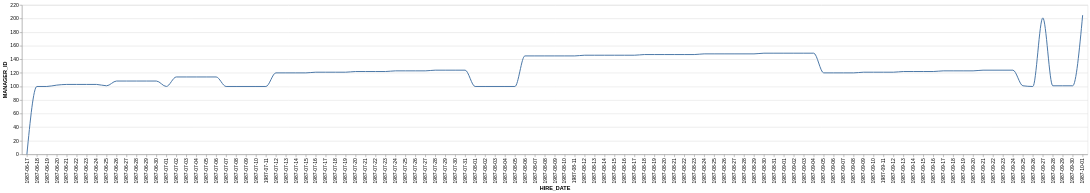

Specify this chart in Vega-Lite:
### Vega-Lite specification from a JSON file in a GitHub repository (floating-point values rounded to 4 significant figures)
{"data": {"values": [{"x_data": "1987-06-17", "y_data": 0}, {"x_data": "1987-06-18", "y_data": 100}, {"x_data": "1987-06-19", "y_data": 100}, {"x_data": "1987-06-20", "y_data": 102}, {"x_data": "1987-06-21", "y_data": 103}, {"x_data": "1987-06-22", "y_data": 103}, {"x_data": "1987-06-23", "y_data": 103}, {"x_data": "1987-06-24", "y_data": 103}, {"x_data": "1987-06-25", "y_data": 101}, {"x_data": "1987-06-26", "y_data": 108}, {"x_data": "1987-06-27", "y_data": 108}, {"x_data": "1987-06-28", "y_data": 108}, {"x_data": "1987-06-29", "y_data": 108}, {"x_data": "1987-06-30", "y_data": 108}, {"x_data": "1987-07-01", "y_data": 100}, {"x_data": "1987-07-02", "y_data": 114}, {"x_data": "1987-07-03", "y_data": 114}, {"x_data": "1987-07-04", "y_data": 114}, {"x_data": "1987-07-05", "y_data": 114}, {"x_data": "1987-07-06", "y_data": 114}, {"x_data": "1987-07-07", "y_data": 100}, {"x_data": "1987-07-08", "y_data": 100}, {"x_data": "1987-07-09", "y_data": 100}, {"x_data": "1987-07-10", "y_data": 100}, {"x_data": "1987-07-11", "y_data": 100}, {"x_data": "1987-07-12", "y_data": 120}, {"x_data": "1987-07-13", "y_data": 120}, {"x_data": "1987-07-14", "y_data": 120}, {"x_data": "1987-07-15", "y_data": 120}, {"x_data": "1987-07-16", "y_data": 121}, {"x_data": "1987-07-17", "y_data": 121}, {"x_data": "1987-07-18", "y_data": 121}, {"x_data": "1987-07-19", "y_data": 121}, {"x_data": "1987-07-20", "y_data": 122}, {"x_data": "1987-07-21", "y_data": 122}, {"x_data": "1987-07-22", "y_data": 122}, {"x_data": "1987-07-23", "y_data": 122}, {"x_data": "1987-07-24", "y_data": 123}, {"x_data": "1987-07-25", "y_data": 123}, {"x_data": "1987-07-26", "y_data": 123}, {"x_data": "1987-07-27", "y_data": 123}, {"x_data": "1987-07-28", "y_data": 124}, {"x_data": "1987-07-29", "y_data": 124}, {"x_data": "1987-07-30", "y_data": 124}, {"x_data": "1987-07-31", "y_data": 124}, {"x_data": "1987-08-01", "y_data": 100}, {"x_data": "1987-08-02", "y_data": 100}, {"x_data": "1987-08-03", "y_data": 100}, {"x_data": "1987-08-04", "y_data": 100}, {"x_data": "1987-08-05", "y_data": 100}, {"x_data": "1987-08-06", "y_data": 145}, {"x_data": "1987-08-07", "y_data": 145}, {"x_data": "1987-08-08", "y_data": 145}, {"x_data": "1987-08-09", "y_data": 145}, {"x_data": "1987-08-10", "y_data": 145}, {"x_data": "1987-08-11", "y_data": 145}, {"x_data": "1987-08-12", "y_data": 146}, {"x_data": "1987-08-13", "y_data": 146}, {"x_data": "1987-08-14", "y_data": 146}, {"x_data": "1987-08-15", "y_data": 146}, {"x_data": "1987-08-16", "y_data": 146}, {"x_data": "1987-08-17", "y_data": 146}, {"x_data": "1987-08-18", "y_data": 147}, {"x_data": "1987-08-19", "y_data": 147}, {"x_data": "1987-08-20", "y_data": 147}, {"x_data": "1987-08-21", "y_data": 147}, {"x_data": "1987-08-22", "y_data": 147}, {"x_data": "1987-08-23", "y_data": 147}, {"x_data": "1987-08-24", "y_data": 148}, {"x_data": "1987-08-25", "y_data": 148}, {"x_data": "1987-08-26", "y_data": 148}, {"x_data": "1987-08-27", "y_data": 148}, {"x_data": "1987-08-28", "y_data": 148}, {"x_data": "1987-08-29", "y_data": 148}, {"x_data": "1987-08-30", "y_data": 149}, {"x_data": "1987-08-31", "y_data": 149}, {"x_data": "1987-09-01", "y_data": 149}, {"x_data": "1987-09-02", "y_data": 149}, {"x_data": "1987-09-03", "y_data": 149}, {"x_data": "1987-09-04", "y_data": 149}, {"x_data": "1987-09-05", "y_data": 120}, {"x_data": "1987-09-06", "y_data": 120}, {"x_data": "1987-09-07", "y_data": 120}, {"x_data": "1987-09-08", "y_data": 120}, {"x_data": "1987-09-09", "y_data": 121}, {"x_data": "1987-09-10", "y_data": 121}, {"x_data": "1987-09-11", "y_data": 121}, {"x_data": "1987-09-12", "y_data": 121}, {"x_data": "1987-09-13", "y_data": 122}, {"x_data": "1987-09-14", "y_data": 122}, {"x_data": "1987-09-15", "y_data": 122}, {"x_data": "1987-09-16", "y_data": 122}, {"x_data": "1987-09-17", "y_data": 123}, {"x_data": "1987-09-18", "y_data": 123}, {"x_data": "1987-09-19", "y_data": 123}, {"x_data": "1987-09-20", "y_data": 123}, {"x_data": "1987-09-21", "y_data": 124}, {"x_data": "1987-09-22", "y_data": 124}, {"x_data": "1987-09-23", "y_data": 124}, {"x_data": "1987-09-24", "y_data": 124}, {"x_data": "1987-09-25", "y_data": 101}, {"x_data": "1987-09-26", "y_data": 100}, {"x_data": "1987-09-27", "y_data": 201}, {"x_data": "1987-09-28", "y_data": 101}, {"x_data": "1987-09-29", "y_data": 101}, {"x_data": "1987-09-30", "y_data": 101}, {"x_data": "1987-10-01", "y_data": 205}]}, "mark": {"type": "line", "interpolate": "monotone"}, "encoding": {"x": {"field": "x_data", "type": "nominal", "title": "HIRE_DATE", "sort": "ascending"}, "y": {"field": "y_data", "type": "quantitative", "title": "MANAGER_ID"}}}
